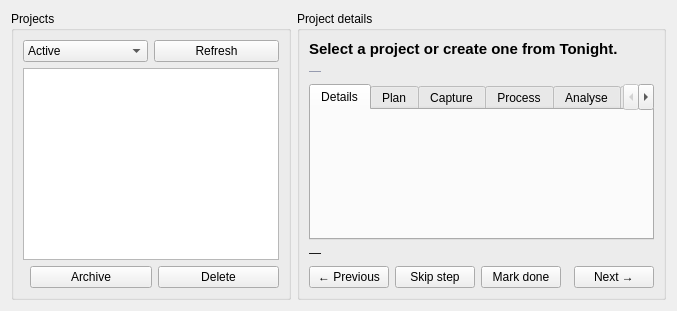
<?xml version="1.0" encoding="UTF-8"?>
<ui version="4.0">
 <class>ProjectsTab</class>
 <widget class="QWidget" name="ProjectsTab">
  <layout class="QHBoxLayout" name="mainLayout">
   <item>
    <widget class="QGroupBox" name="grp_list">
     <property name="title"><string>Projects</string></property>
     <property name="maximumWidth"><number>300</number></property>
     <layout class="QVBoxLayout" name="listLayout">
      <item>
       <layout class="QHBoxLayout" name="filterLayout">
        <item>
         <widget class="QComboBox" name="cmb_filter">
          <item><property name="text"><string>Active</string></property></item>
          <item><property name="text"><string>All</string></property></item>
          <item><property name="text"><string>Done</string></property></item>
          <item><property name="text"><string>Archived</string></property></item>
         </widget>
        </item>
        <item><widget class="QPushButton" name="btn_refresh"><property name="text"><string>Refresh</string></property></widget></item>
       </layout>
      </item>
      <item>
       <widget class="QListWidget" name="lst_projects">
        <property name="toolTip"><string>Select a project to see its guided steps</string></property>
       </widget>
      </item>
      <item>
       <layout class="QHBoxLayout">
        <item><spacer><property name="orientation"><enum>Qt::Horizontal</enum></property></spacer></item>
        <item><widget class="QPushButton" name="btn_archive"><property name="text"><string>Archive</string></property></widget></item>
        <item><widget class="QPushButton" name="btn_delete"><property name="text"><string>Delete</string></property></widget></item>
       </layout>
      </item>
     </layout>
    </widget>
   </item>
   <item>
    <widget class="QGroupBox" name="grp_detail">
     <property name="title"><string>Project details</string></property>
     <layout class="QVBoxLayout" name="detailLayout">
      <item>
       <widget class="QLabel" name="lbl_header">
        <property name="wordWrap"><bool>true</bool></property>
        <property name="text"><string>Select a project or create one from Tonight.</string></property>
        <property name="styleSheet"><string notr="true">font-size: 15px; font-weight: bold;</string></property>
       </widget>
      </item>
      <item>
       <widget class="QLabel" name="lbl_context">
        <property name="wordWrap"><bool>true</bool></property>
        <property name="text"><string>—</string></property>
        <property name="styleSheet"><string notr="true">color: #8a90a6;</string></property>
       </widget>
      </item>
      <item>
        <widget class="QTabWidget" name="tabs_steps">
         <property name="currentIndex"><number>0</number></property>
         <widget class="QWidget" name="tab_details">
          <attribute name="title"><string>Details</string></attribute>
          <layout class="QVBoxLayout" name="detailsLayout"/>
         </widget>
         <widget class="QWidget" name="tab_plan">
          <attribute name="title"><string>Plan</string></attribute>
          <layout class="QVBoxLayout" name="planLayout"/>
         </widget>
        <widget class="QWidget" name="tab_capture">
         <attribute name="title"><string>Capture</string></attribute>
         <layout class="QVBoxLayout" name="captureLayout"/>
        </widget>
        <widget class="QWidget" name="tab_process">
         <attribute name="title"><string>Process</string></attribute>
         <layout class="QVBoxLayout" name="processLayout"/>
        </widget>
        <widget class="QWidget" name="tab_analyse">
         <attribute name="title"><string>Analyse</string></attribute>
         <layout class="QVBoxLayout" name="analyseLayout"/>
        </widget>
        <widget class="QWidget" name="tab_publish">
         <attribute name="title"><string>Publish</string></attribute>
         <layout class="QVBoxLayout" name="publishLayout"/>
        </widget>
       </widget>
      </item>
      <item>
       <widget class="QLabel" name="lbl_step_status">
        <property name="wordWrap"><bool>true</bool></property>
        <property name="text"><string>—</string></property>
       </widget>
      </item>
      <item>
       <layout class="QHBoxLayout" name="navBtns">
        <item><widget class="QPushButton" name="btn_prev"><property name="text"><string>← Previous</string></property></widget></item>
        <item><widget class="QPushButton" name="btn_skip"><property name="text"><string>Skip step</string></property></widget></item>
        <item><widget class="QPushButton" name="btn_mark_done"><property name="text"><string>Mark done</string></property></widget></item>
        <item><spacer><property name="orientation"><enum>Qt::Horizontal</enum></property></spacer></item>
        <item><widget class="QPushButton" name="btn_next"><property name="text"><string>Next →</string></property></widget></item>
       </layout>
      </item>
     </layout>
    </widget>
   </item>
  </layout>
 </widget>
 <resources/>
 <connections/>
</ui>
